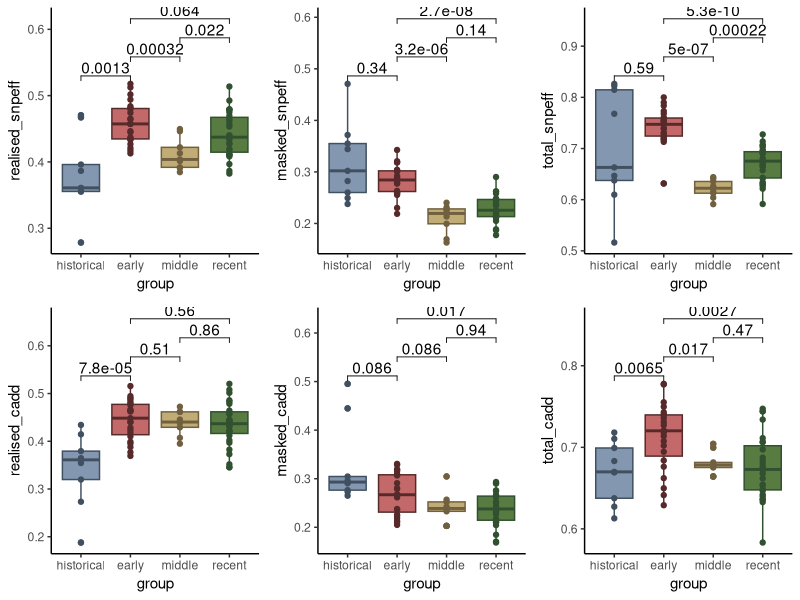
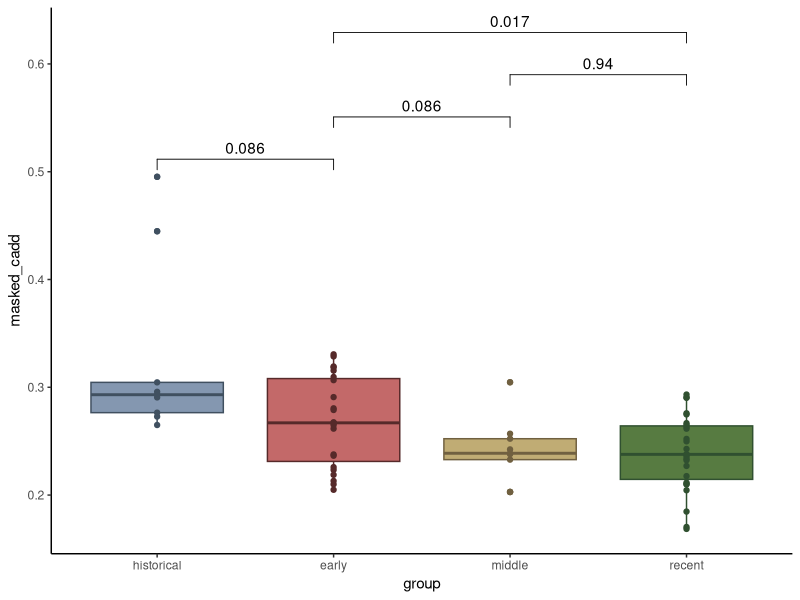
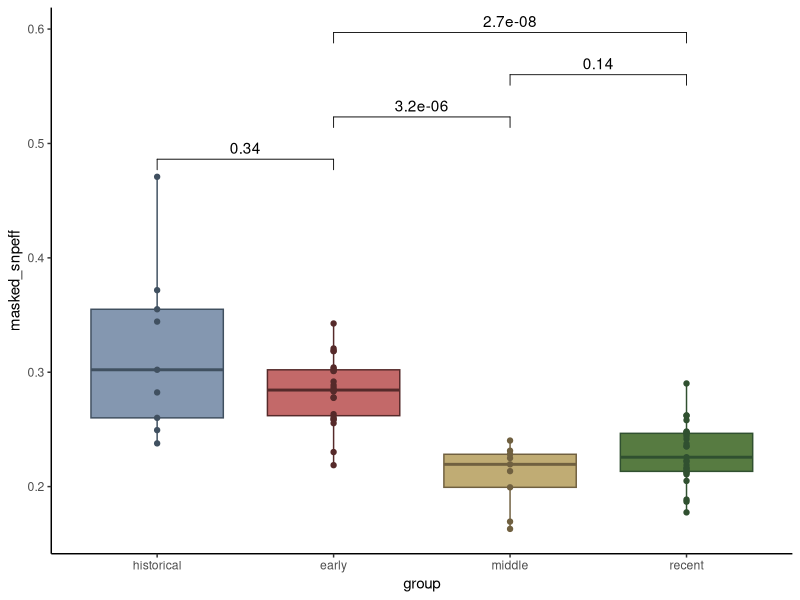
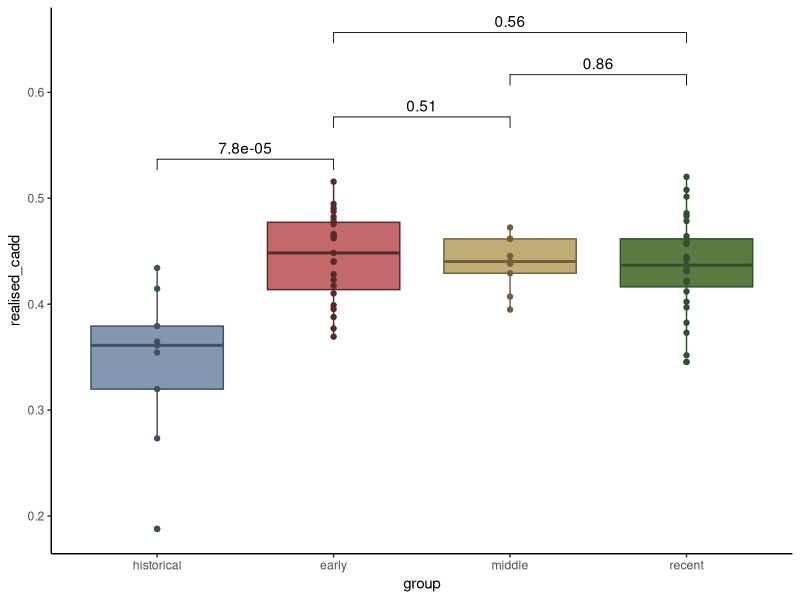
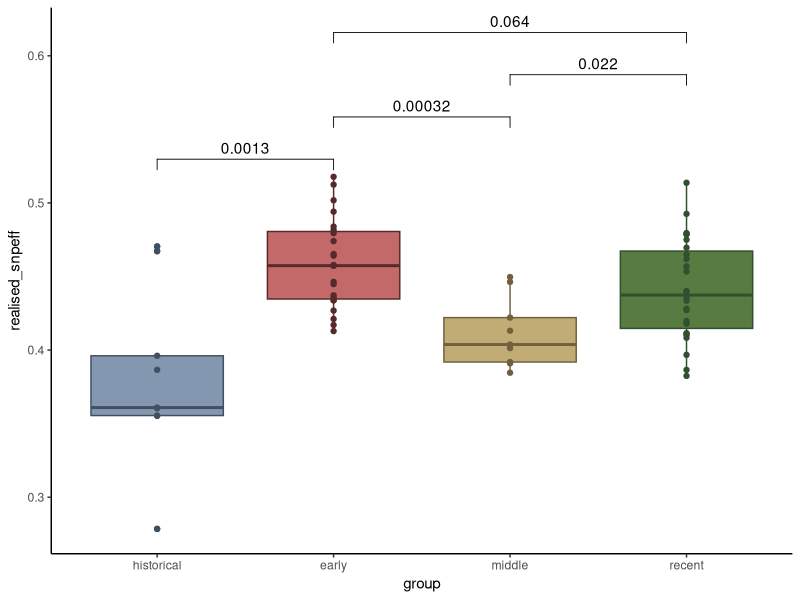
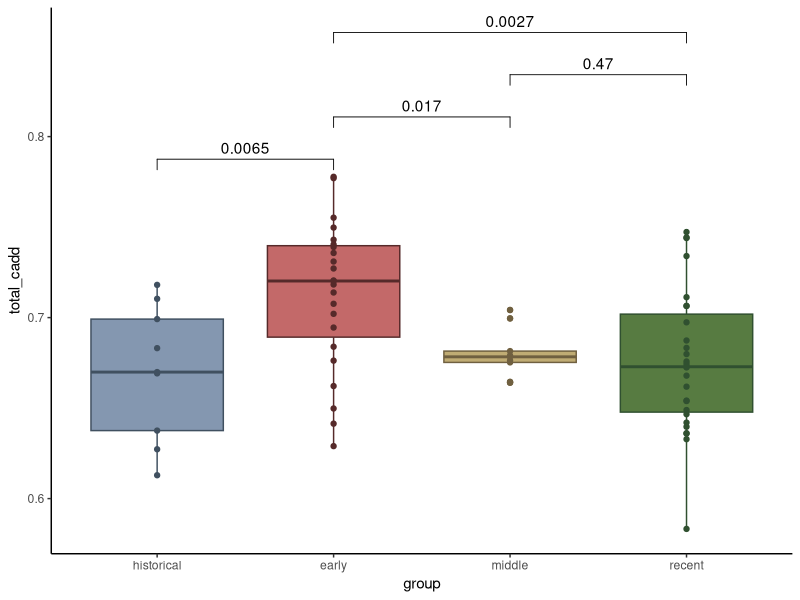
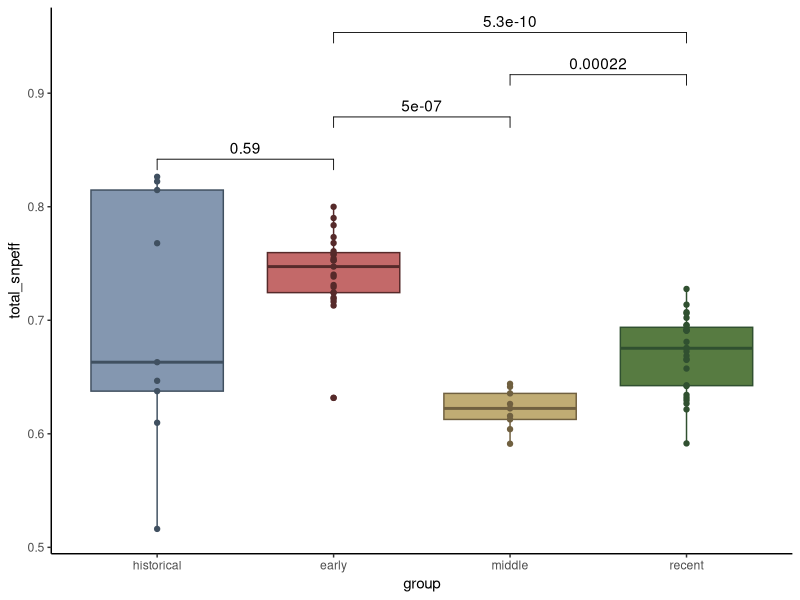

Recreate these plots in R, in order.
library(ggplot2)
library(ggpubr)
library(tidyverse)
library(ggrepel)
library(grid)
library(scales)

het_mk<-read.table("mk_low_het.txt", h=T, sep="\t")

sim_targets <- data.frame(group = c("early", "middle", "recent"),mean_GL = c(0.7881, 0.6708, 0.6154))
df <- merge(het_mk, sim_targets, by = "group", all.x = TRUE)
fit_snpeff<-lm(mean_GL ~ high_all_corr + moderate_all_corr - 1, data = df)
coef(fit_snpeff)
fit_cadd<-lm(mean_GL ~ cadd_01_total_corr + cadd_05_total_corr - 1, data = df)
coef(fit_cadd)

#test for load accumulate
het_mk$realised_snpeff <- het_mk$high_hom_corr*coef(fit_snpeff)[[1]] + het_mk$moderate_hom_corr*coef(fit_snpeff)[[2]] 
het_mk$masked_snpeff <- het_mk$high_het_corr*coef(fit_snpeff)[[1]]/2 + het_mk$moderate_het_corr*coef(fit_snpeff)[[2]]/2
het_mk$total_snpeff <- het_mk$realised_snpeff + het_mk$masked_snpeff

het_mk$realised_cadd <- het_mk$cadd_01_hom_corr*coef(fit_cadd)[[1]] + het_mk$cadd_05_hom_corr*coef(fit_cadd)[[2]] 
het_mk$masked_cadd <- het_mk$cadd_01_het_corr*coef(fit_cadd)[[1]]/2 + het_mk$cadd_05_het_corr*coef(fit_cadd)[[2]]/2
het_mk$total_cadd <- het_mk$realised_cadd + het_mk$masked_cadd

effect_df <- df[which(df$mean_GL>0),]
loo_results <- lapply(1:nrow(effect_df), function(i) {
  temp_df <- effect_df[-i, ]
  fit_i <- lm(mean_GL ~ high_all_corr + moderate_all_corr - 1, data = temp_df)
  
  data.frame(
    s_HIGH = coef(fit_i)[[1]],
    s_MOD  = coef(fit_i)[[2]]
  )
})

loo_results <- bind_rows(loo_results)
summary(loo_results$s_HIGH)
summary(loo_results$s_MOD)

loo_results <- lapply(1:nrow(effect_df), function(i) {
  temp_df <- effect_df[-i, ]
  fit_i <- lm(mean_GL ~ cadd_01_total_corr + cadd_05_total_corr - 1, data = temp_df)
  
  data.frame(
    s_HIGH = coef(fit_i)[[1]],
    s_MOD  = coef(fit_i)[[2]]
  )
})

loo_results <- bind_rows(loo_results)
summary(loo_results$s_HIGH)
summary(loo_results$s_MOD)


mk_compare <- list(c("historical", "early"),c("middle", "early"), c("middle", "recent"), c("early", "recent"))
realised_snpeff <- ggplot(het_mk[which(het_mk$sample!="aMK_SB787"),], aes(x=group, y=realised_snpeff, color=group, fill=group)) +
  geom_boxplot() +
  geom_point() +
  stat_compare_means(comparisons = mk_compare, method = "wilcox.test", paired=FALSE)+
  scale_x_discrete(limit = c('historical','early','middle','recent')) +
  scale_color_manual(values = c("#562A2A","#706040","#305030","#405060"),breaks = c('early','middle','recent','historical')) +
  scale_fill_manual(values = c("#C36969","#C0AC74","#577B41","#8497B0"),breaks = c('early','middle','recent','historical')) +
  theme_classic() +
  theme(legend.position = "none")
masked_snpeff <- ggplot(het_mk[which(het_mk$sample!="aMK_SB787"),], aes(x=group, y=masked_snpeff, color=group, fill=group)) +
  geom_boxplot() +
  geom_point() +
  stat_compare_means(comparisons = mk_compare, method = "wilcox.test", paired=FALSE)+
  scale_x_discrete(limit = c('historical','early','middle','recent')) +
  scale_color_manual(values = c("#562A2A","#706040","#305030","#405060"),breaks = c('early','middle','recent','historical')) +
  scale_fill_manual(values = c("#C36969","#C0AC74","#577B41","#8497B0"),breaks = c('early','middle','recent','historical')) +
  theme_classic() +
  theme(legend.position = "none")
total_snpeff <- ggplot(het_mk[which(het_mk$sample!="aMK_SB787"),], aes(x=group, y=total_snpeff, color=group, fill=group)) +
  geom_boxplot() +
  geom_point() +
  stat_compare_means(comparisons = mk_compare, method = "wilcox.test", paired=FALSE)+
  scale_x_discrete(limit = c('historical','early','middle','recent')) +
  scale_color_manual(values = c("#562A2A","#706040","#305030","#405060"),breaks = c('early','middle','recent','historical')) +
  scale_fill_manual(values = c("#C36969","#C0AC74","#577B41","#8497B0"),breaks = c('early','middle','recent','historical')) +
  theme_classic() +
  theme(legend.position = "none")

realised_cadd <- ggplot(het_mk[which(het_mk$sample!="aMK_SB787"),], aes(x=group, y=realised_cadd, color=group, fill=group)) +
  geom_boxplot() +
  geom_point() +
  stat_compare_means(comparisons = mk_compare, method = "wilcox.test", paired=FALSE)+
  scale_x_discrete(limit = c('historical','early','middle','recent')) +
  scale_color_manual(values = c("#562A2A","#706040","#305030","#405060"),breaks = c('early','middle','recent','historical')) +
  scale_fill_manual(values = c("#C36969","#C0AC74","#577B41","#8497B0"),breaks = c('early','middle','recent','historical')) +
  theme_classic() +
  theme(legend.position = "none")
masked_cadd <- ggplot(het_mk[which(het_mk$sample!="aMK_SB787"),], aes(x=group, y=masked_cadd, color=group, fill=group)) +
  geom_boxplot() +
  geom_point() +
  stat_compare_means(comparisons = mk_compare, method = "wilcox.test", paired=FALSE)+
  scale_x_discrete(limit = c('historical','early','middle','recent')) +
  scale_color_manual(values = c("#562A2A","#706040","#305030","#405060"),breaks = c('early','middle','recent','historical')) +
  scale_fill_manual(values = c("#C36969","#C0AC74","#577B41","#8497B0"),breaks = c('early','middle','recent','historical')) +
  theme_classic() +
  theme(legend.position = "none")
total_cadd <- ggplot(het_mk[which(het_mk$sample!="aMK_SB787"),], aes(x=group, y=total_cadd, color=group, fill=group)) +
  geom_boxplot() +
  geom_point() +
  stat_compare_means(comparisons = mk_compare, method = "wilcox.test", paired=FALSE)+
  scale_x_discrete(limit = c('historical','early','middle','recent')) +
  scale_color_manual(values = c("#562A2A","#706040","#305030","#405060"),breaks = c('early','middle','recent','historical')) +
  scale_fill_manual(values = c("#C36969","#C0AC74","#577B41","#8497B0"),breaks = c('early','middle','recent','historical')) +
  theme_classic() +
  theme(legend.position = "none")

pushViewport(viewport(layout = grid.layout(2,3)))
vplayout <- function(x,y){viewport(layout.pos.row = x, layout.pos.col = y)}  
print(realised_snpeff, vp = vplayout(1,1))
print(masked_snpeff, vp = vplayout(1,2))
print(total_snpeff, vp = vplayout(1,3))
print(realised_cadd, vp = vplayout(2,1))
print(masked_cadd, vp = vplayout(2,2))
print(total_cadd, vp = vplayout(2,3))
